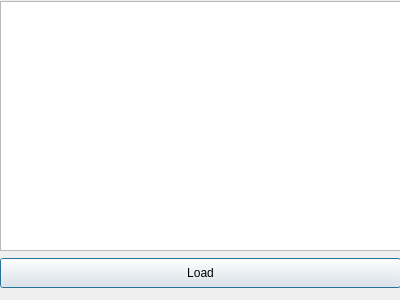
<?xml version="1.0" encoding="UTF-8"?>
<ui version="4.0">
 <class>parseItems</class>
 <widget class="QDialog" name="parseItems">
  <property name="geometry">
   <rect>
    <x>0</x>
    <y>0</y>
    <width>400</width>
    <height>300</height>
   </rect>
  </property>
  <property name="windowTitle">
   <string>Dialog</string>
  </property>
  <widget class="QWidget" name="verticalLayoutWidget">
   <property name="geometry">
    <rect>
     <x>0</x>
     <y>0</y>
     <width>401</width>
     <height>291</height>
    </rect>
   </property>
   <layout class="QVBoxLayout" name="verticalLayout">
    <item>
     <widget class="QListWidget" name="listWidget">
      <property name="sizePolicy">
       <sizepolicy hsizetype="Preferred" vsizetype="Preferred">
        <horstretch>0</horstretch>
        <verstretch>0</verstretch>
       </sizepolicy>
      </property>
      <property name="minimumSize">
       <size>
        <width>0</width>
        <height>0</height>
       </size>
      </property>
      <property name="maximumSize">
       <size>
        <width>10000</width>
        <height>250</height>
       </size>
      </property>
      <property name="alternatingRowColors">
       <bool>true</bool>
      </property>
     </widget>
    </item>
    <item>
     <widget class="QPushButton" name="pushButton">
      <property name="minimumSize">
       <size>
        <width>0</width>
        <height>30</height>
       </size>
      </property>
      <property name="text">
       <string>Load</string>
      </property>
     </widget>
    </item>
   </layout>
  </widget>
 </widget>
 <resources/>
 <connections/>
</ui>
